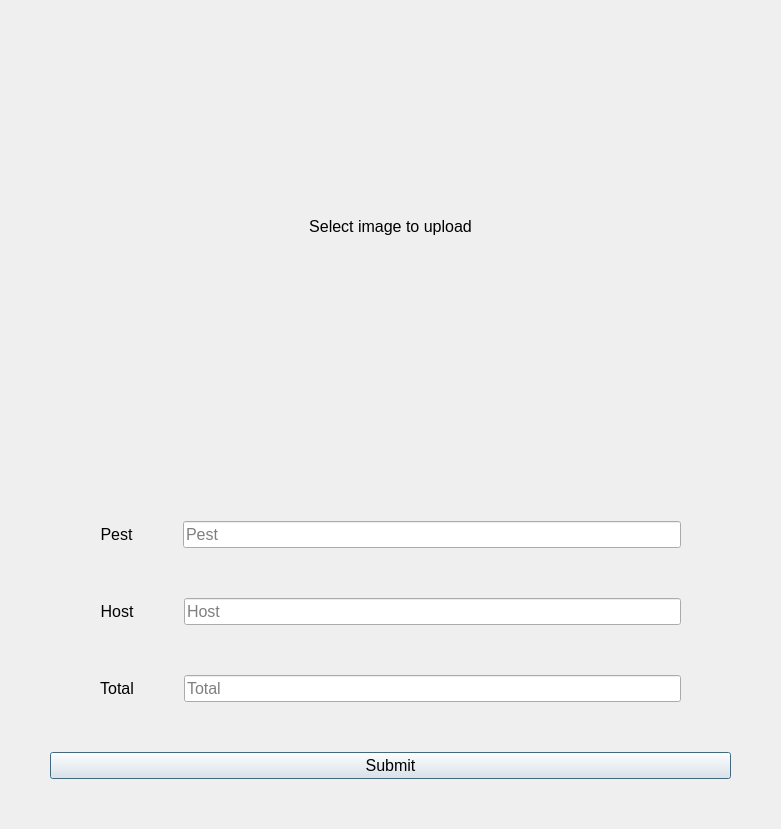
<?xml version="1.0" encoding="UTF-8"?>
<ui version="4.0">
 <class>Dialog</class>
 <widget class="QDialog" name="Dialog">
  <property name="geometry">
   <rect>
    <x>0</x>
    <y>0</y>
    <width>781</width>
    <height>829</height>
   </rect>
  </property>
  <property name="windowTitle">
   <string>Edit Data</string>
  </property>
  <layout class="QVBoxLayout" name="verticalLayout" stretch="1,1,2,2,2,0">
   <property name="spacing">
    <number>50</number>
   </property>
   <property name="leftMargin">
    <number>50</number>
   </property>
   <property name="topMargin">
    <number>50</number>
   </property>
   <property name="rightMargin">
    <number>50</number>
   </property>
   <property name="bottomMargin">
    <number>50</number>
   </property>
   <item>
    <widget class="QLabel" name="edit_image_title">
     <property name="font">
      <font>
       <pointsize>12</pointsize>
      </font>
     </property>
     <property name="text">
      <string>Select image to upload</string>
     </property>
     <property name="alignment">
      <set>Qt::AlignBottom|Qt::AlignHCenter</set>
     </property>
    </widget>
   </item>
   <item>
    <widget class="ClickableLabel" name="edit_image">
     <property name="text">
      <string/>
     </property>
     <property name="pixmap">
      <pixmap>Image/Upload/Upload.png</pixmap>
     </property>
     <property name="alignment">
      <set>Qt::AlignCenter</set>
     </property>
    </widget>
   </item>
   <item>
    <layout class="QHBoxLayout" name="horizontalLayout_3">
     <property name="spacing">
      <number>50</number>
     </property>
     <property name="leftMargin">
      <number>50</number>
     </property>
     <property name="rightMargin">
      <number>50</number>
     </property>
     <item>
      <widget class="QLabel" name="edit_pest_title">
       <property name="font">
        <font>
         <pointsize>12</pointsize>
        </font>
       </property>
       <property name="text">
        <string>Pest</string>
       </property>
       <property name="alignment">
        <set>Qt::AlignCenter</set>
       </property>
      </widget>
     </item>
     <item>
      <widget class="QLineEdit" name="edit_pest">
       <property name="font">
        <font>
         <pointsize>12</pointsize>
        </font>
       </property>
       <property name="alignment">
        <set>Qt::AlignLeading|Qt::AlignLeft|Qt::AlignVCenter</set>
       </property>
       <property name="placeholderText">
        <string>Pest</string>
       </property>
      </widget>
     </item>
    </layout>
   </item>
   <item>
    <layout class="QHBoxLayout" name="horizontalLayout_2">
     <property name="spacing">
      <number>50</number>
     </property>
     <property name="leftMargin">
      <number>50</number>
     </property>
     <property name="rightMargin">
      <number>50</number>
     </property>
     <item>
      <widget class="QLabel" name="edit_host_title">
       <property name="font">
        <font>
         <pointsize>12</pointsize>
        </font>
       </property>
       <property name="text">
        <string>Host</string>
       </property>
       <property name="alignment">
        <set>Qt::AlignCenter</set>
       </property>
      </widget>
     </item>
     <item>
      <widget class="QLineEdit" name="edit_host">
       <property name="font">
        <font>
         <pointsize>12</pointsize>
        </font>
       </property>
       <property name="alignment">
        <set>Qt::AlignLeading|Qt::AlignLeft|Qt::AlignVCenter</set>
       </property>
       <property name="placeholderText">
        <string>Host</string>
       </property>
      </widget>
     </item>
    </layout>
   </item>
   <item>
    <layout class="QHBoxLayout" name="horizontalLayout">
     <property name="spacing">
      <number>50</number>
     </property>
     <property name="leftMargin">
      <number>50</number>
     </property>
     <property name="rightMargin">
      <number>50</number>
     </property>
     <item>
      <widget class="QLabel" name="edit_total_title">
       <property name="font">
        <font>
         <pointsize>12</pointsize>
        </font>
       </property>
       <property name="text">
        <string>Total</string>
       </property>
       <property name="alignment">
        <set>Qt::AlignCenter</set>
       </property>
      </widget>
     </item>
     <item>
      <widget class="QLineEdit" name="edit_total">
       <property name="font">
        <font>
         <pointsize>12</pointsize>
        </font>
       </property>
       <property name="alignment">
        <set>Qt::AlignLeading|Qt::AlignLeft|Qt::AlignVCenter</set>
       </property>
       <property name="placeholderText">
        <string>Total</string>
       </property>
      </widget>
     </item>
    </layout>
   </item>
   <item>
    <widget class="QPushButton" name="edit_btn">
     <property name="font">
      <font>
       <pointsize>12</pointsize>
      </font>
     </property>
     <property name="text">
      <string>Submit</string>
     </property>
    </widget>
   </item>
  </layout>
 </widget>
 <customwidgets>
  <customwidget>
   <class>ClickableLabel</class>
   <extends>QLabel</extends>
   <header location="global">clickablelabel.h</header>
  </customwidget>
 </customwidgets>
 <resources/>
 <connections/>
</ui>
